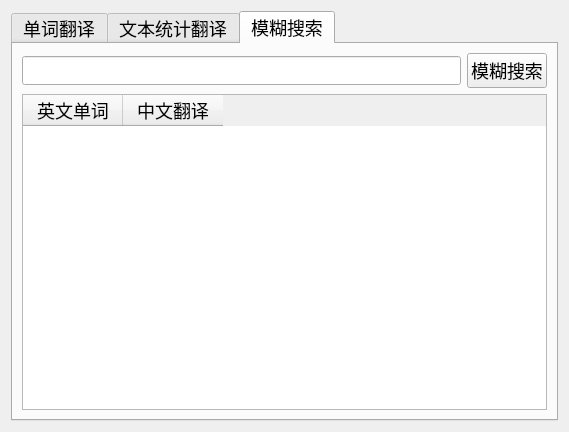
<?xml version="1.0" encoding="UTF-8"?>
<ui version="4.0">
 <class>translate</class>
 <widget class="QDialog" name="translate">
  <property name="geometry">
   <rect>
    <x>0</x>
    <y>0</y>
    <width>569</width>
    <height>432</height>
   </rect>
  </property>
  <property name="windowTitle">
   <string>英汉翻译</string>
  </property>
  <property name="styleSheet">
   <string notr="true">* {
	font-size:18px;
}</string>
  </property>
  <layout class="QVBoxLayout" name="verticalLayout" stretch="0">
   <item>
    <widget class="QTabWidget" name="tabWidget">
     <property name="currentIndex">
      <number>2</number>
     </property>
     <widget class="QWidget" name="tab">
      <attribute name="title">
       <string>单词翻译</string>
      </attribute>
      <layout class="QVBoxLayout" name="verticalLayout_4">
       <item>
        <layout class="QHBoxLayout" name="horizontalLayout">
         <item>
          <widget class="QLineEdit" name="lineEdit"/>
         </item>
         <item>
          <widget class="QPushButton" name="pushButton_search">
           <property name="text">
            <string>搜索</string>
           </property>
          </widget>
         </item>
        </layout>
       </item>
       <item>
        <widget class="QPlainTextEdit" name="plainTextEdit"/>
       </item>
      </layout>
     </widget>
     <widget class="QWidget" name="tab_2">
      <attribute name="title">
       <string>文本统计翻译</string>
      </attribute>
      <layout class="QVBoxLayout" name="verticalLayout_2">
       <item>
        <widget class="QPlainTextEdit" name="plainTextEdit_2"/>
       </item>
       <item>
        <widget class="QPushButton" name="pushButton_jieba">
         <property name="text">
          <string>分词统计数据</string>
         </property>
        </widget>
       </item>
       <item>
        <widget class="QTableWidget" name="tableWidget">
         <column>
          <property name="text">
           <string>英文单词</string>
          </property>
         </column>
         <column>
          <property name="text">
           <string>词频</string>
          </property>
         </column>
         <column>
          <property name="text">
           <string>中文翻译</string>
          </property>
         </column>
        </widget>
       </item>
      </layout>
     </widget>
     <widget class="QWidget" name="">
      <attribute name="title">
       <string>模糊搜索</string>
      </attribute>
      <layout class="QVBoxLayout" name="verticalLayout_3">
       <item>
        <layout class="QHBoxLayout" name="horizontalLayout_2">
         <item>
          <widget class="QLineEdit" name="lineEdit_2"/>
         </item>
         <item>
          <widget class="QPushButton" name="pushButton_m_search">
           <property name="text">
            <string>模糊搜索</string>
           </property>
          </widget>
         </item>
        </layout>
       </item>
       <item>
        <widget class="QTableWidget" name="tableWidget_2">
         <column>
          <property name="text">
           <string>英文单词</string>
          </property>
         </column>
         <column>
          <property name="text">
           <string>中文翻译</string>
          </property>
         </column>
        </widget>
       </item>
      </layout>
     </widget>
    </widget>
   </item>
  </layout>
 </widget>
 <resources/>
 <connections/>
</ui>
